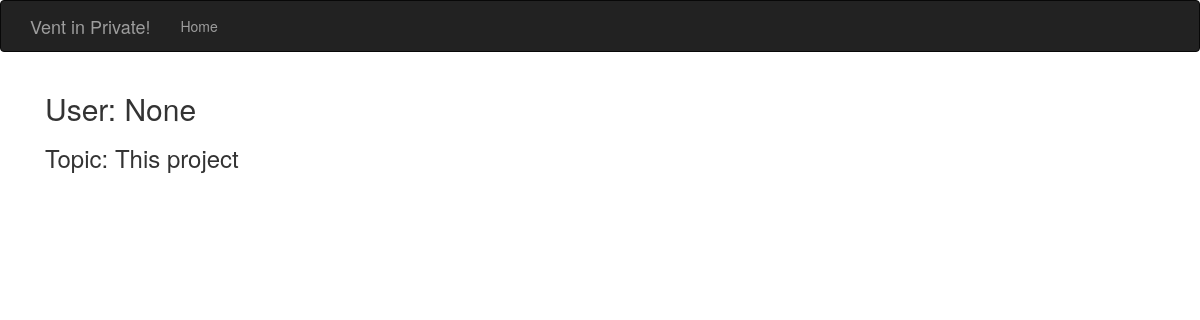
Before: /show_thoughts/22&This project with the older database file.
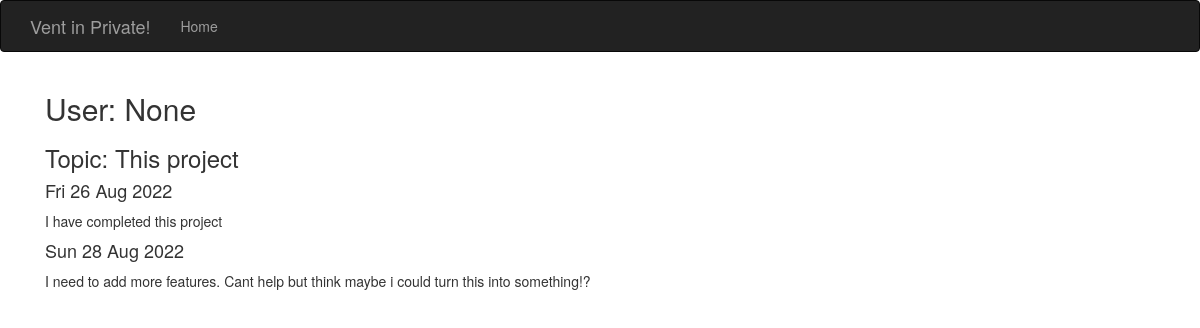
After: the same page with the newer database file.
### model.py (models this page shows, shortened)
class Thought(db.Model):
    __tablename__ = 'thoughts'
    id = db.Column(db.Integer, primary_key=True)
    content = db.Column(db.String(200), nullable=False)
    date_created = db.Column(db.DateTime, default=datetime.utcnow)
    topic_id = db.Column(db.Integer, db.ForeignKey('topics.id'))

### app.py (the view)
@app.route('/show_thoughts/<int:id>&<string:topic_name>')
def show_topic(id,topic_name):
    thoughts = Thought.query.filter_by(topic_id=id).all()
    return render_template('thought.html', thoughts=thoughts, topic_name=topic_name,name=session.get('name'))

### templates/thought.html
{% extends 'base.html'%}
{% block page_content%}
    <div class="container">
        <h2>User: {{name}}</h2>
        <h3>Topic: {{topic_name}}</h3>
        {% for thought in thoughts%}
        <div class="thought_item">
            <h4>{{thought.date_created.strftime("%a %d %b %Y")}}</h4>
            <p>
                {{thought.content}}
            </p>
        </div>
        {% endfor %}
    </div>
{% endblock %}

Changed rows visible on the page:
added Thought: date_created "Fri 26 Aug 2022", content "I have completed this project"
added Thought: date_created "Sun 28 Aug 2022", content "I need to add more features. Cant help but think maybe i could turn this into something!?"
